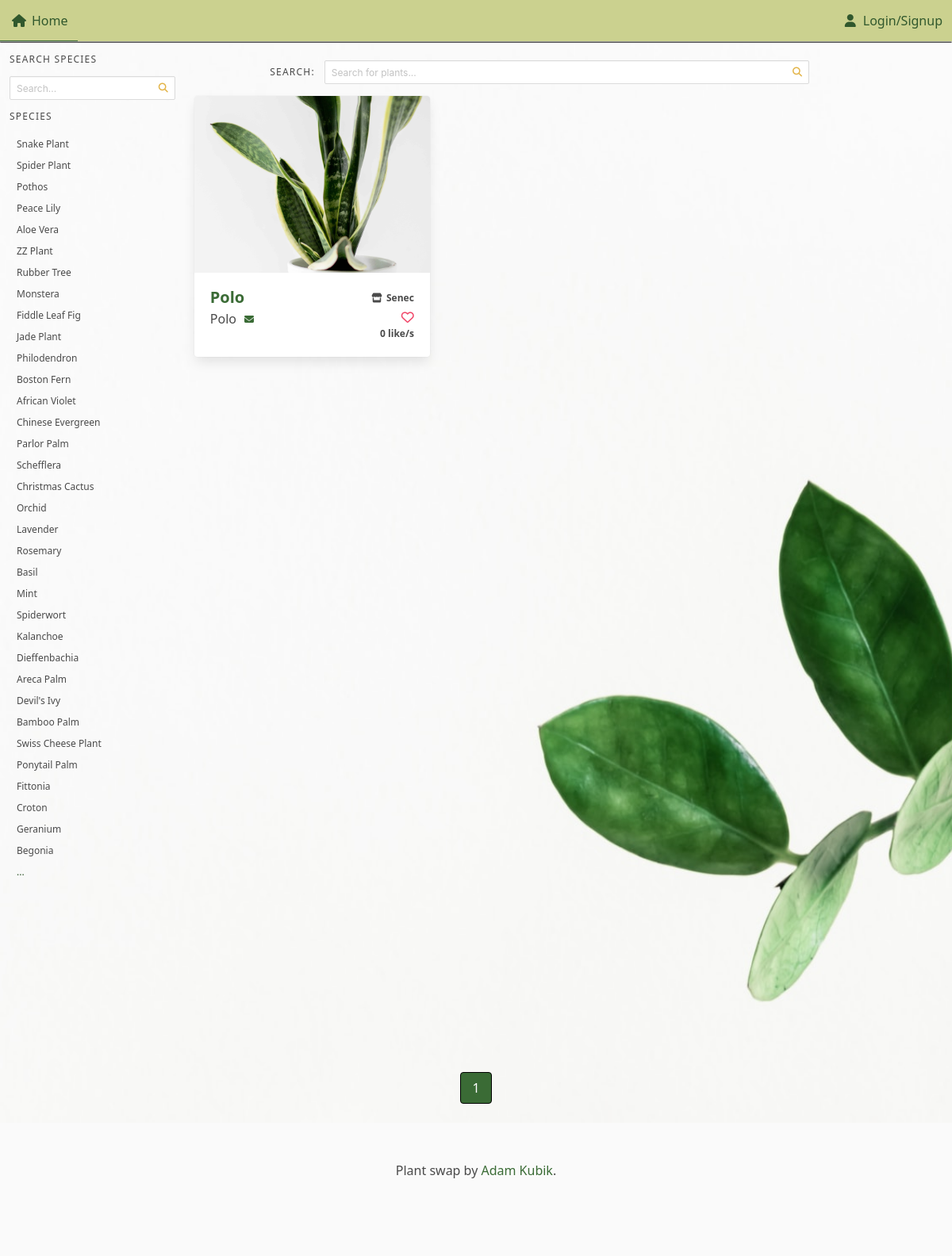
The app's page /, older data.
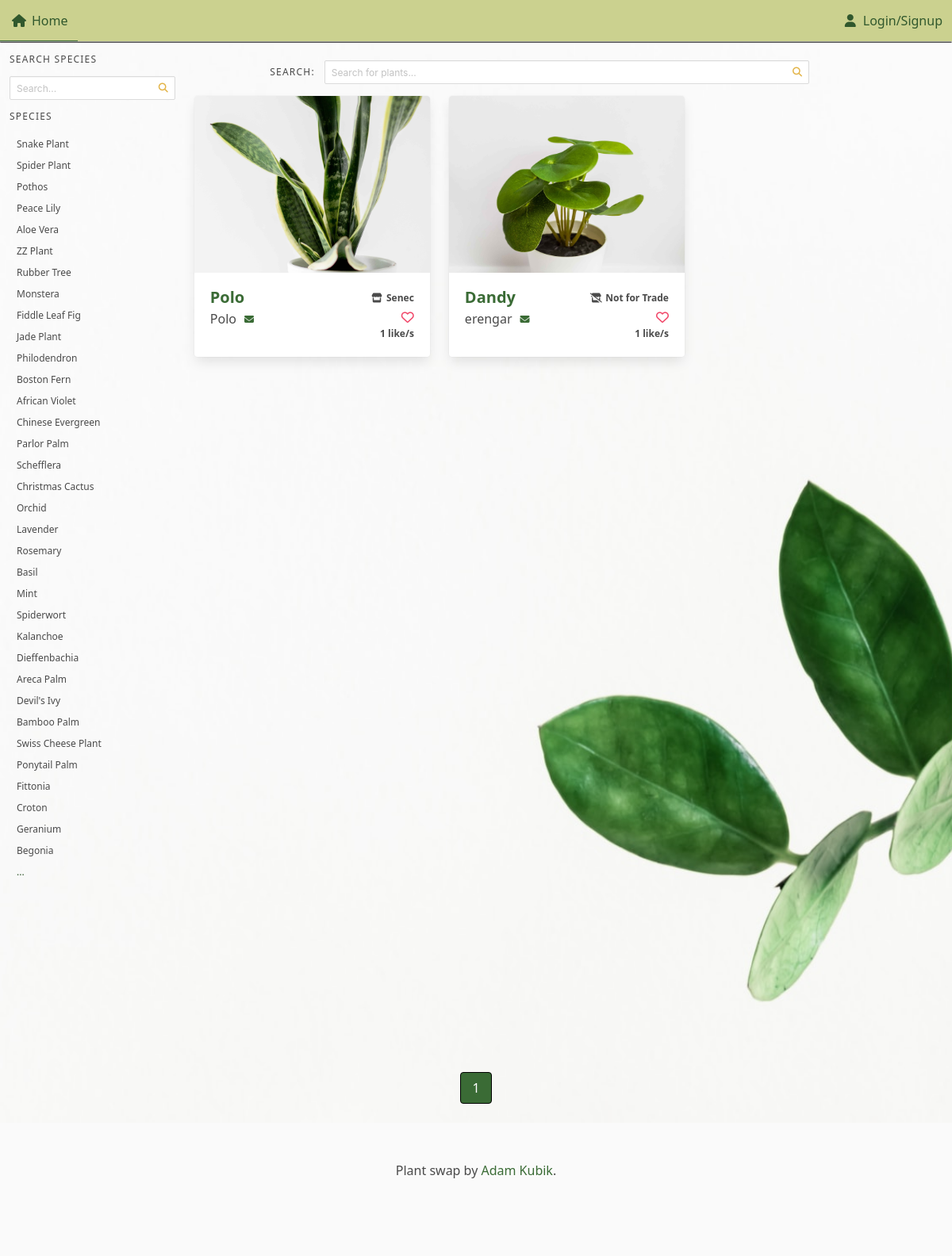
The same page, newer data.
### plant_collection/models.py (models this page shows, shortened)
class Species(models.Model):
    name = models.CharField(max_length=64)
    slug = models.SlugField(default="bugged-species")
    def __str__(self):
        return self.name

class Plant(models.Model):
    nick_name = models.CharField(
        max_length=64, validators=[MinLengthValidator(3)], unique=True
    )
    created = models.DateTimeField(auto_now_add=True, null=True, blank=True)
    updated = models.DateTimeField(auto_now=True, null=True, blank=True)
    species = models.ForeignKey(
        Species, on_delete=models.SET_NULL, blank=True, null=True, related_name="plants"
    )
    owner = models.ForeignKey(
        settings.AUTH_USER_MODEL, on_delete=models.CASCADE, related_name="plants"
    )
    slug = models.SlugField(default="bugged-plant")
    for_trade = models.BooleanField(default=False)
    likes = models.ManyToManyField(User, related_name="liked")
    location = models.CharField(max_length=24, blank=True, null=True, default=None, help_text="City, State")
    content = models.TextField(blank=True, null=True, default=None)
    def number_of_likes(self):
        return self.likes.count()

class Image(models.Model):
    plant = models.ForeignKey(Plant, on_delete=models.CASCADE, related_name="picture")
    image = models.ImageField(upload_to="pics")

### plant_collection/views.py (the view, shortened to what this page needs)
# urls.py: path('', views.front_page.as_view(), name='front_page'),
class front_page(generic.View):
    template_name = "front_page.html"
    def get(self, request, pagination=1, order ='-likes'):
        context = {}
        context["species"] = Species.objects.all()[:34]
        context["pages"] = range(1, Plant.objects.count() // 12 + 2)
        context["current_page"] = pagination
        context["plants"] = Plant.objects.order_by(order)[
            (context["current_page"] - 1) * 12 : context["current_page"] * 12
        ]
        return render(request, self.template_name, context)

### plant_collection/templates/front_page.html (shortened to what this page needs)
{% extends "base.html" %}
{% load static %}
{% block header %}
<link rel="stylesheet" href="{% static 'plant_collection/css/like_animation.css' %}">
<link rel="stylesheet" href="{% static 'plant_collection/css/search_bar_pagination.css' %}">
{% endblock %}
{% block content %}
<div class='columns is-mobile'>
    {% include "plant_collection/assets/search_species.html" %}
    <div class='column is-11-widescreen is-four-fifth-desktop' id='main-window'>
        {% include "plant_collection/assets/general_search_bar.html" %}
        <section id='plants-dump' class='px-0 pt-0 pr-4'>
            {% include "plant_collection/assets/plants_gallery.html" %}
        </section>
    </div>
</div>
{% include "plant_collection/assets/front_page_pagination.html" %}
{% endblock %}

### plant_collection/templates/plant_collection/assets/search_species.html (shortened to what this page needs)
<div class='column is-1-widescreen mt-3 pl-5 is-hidden-touch is-one-fifth-desktop' id='spiece-search-bar'>
    <aside class='menu'>
        <p class='menu-label'>
            <label for='ajax-search'>Search Species</label>
        </p>
        <div class="control has-icons-right">
            <input id='ajax-search' class="input is-small" type="text" name='search'
            placeholder="Search...">
            <span class="icon is-small is-right">
            </span>
        </div>
        <p class='menu-label'>Species</p>
        <ul class='menu-list' style='overflow:auto; height:145vh; scrollbar-width: thin;'>
            {% for specie in species %}
            <li class='is-size-7-desktop is-size-7-widescreen is-size-6-fullhd'><a href="{% url 'plant_collection:species_list' nam=specie.name|slugify %}" class='specie-list'>{{specie}}</a></li>
            {% endfor %}
            <li class='is-size-7-desktop is-size-7-widescreen is-size-6-fullhd'><a id='htmx-dud' hx-get="{% url 'plant_collection:search' %}" hx-trigger='click' hx-target='.menu-list' class='forest-green'>...</a></li>
        </ul>
    </aside>
</div>

### plant_collection/templates/plant_collection/assets/plants_gallery.html (shortened to what this page needs)
{% load cache %}
{% load static %}
<div class='columns is-multiline'>
    {% if plants %}
    {% for plant in plants %}
    <div class='column is-4-desktop is-full-mobile is-3-widescreen is-6-tablet'>
        <div class='card hover'>
            {% if plant.picture %}
            <div class='card-image'>
                <figure class='image is-4by3'>
                    <a href="{% url 'plant_collection:plant_view' slug=plant.slug %}">
                        {% if plant.thumbnail %}
                        <img src="{{ plant.thumbnail.image.image.url }}" alt="Picture of a plant" loading='lazy' class="cover">
                        {% else %}
                        <img src="{{ plant.picture.all.0.image.url }}" alt="Picture of a plant" loading='lazy' class="cover">
                        {% endif %}
                    </a>
                </figure>
            </div>
            {% endif %}
            <div class='card-content columns is-mobile' style='margin:0; padding:0.5rem;'>
                <div class='column is-6'>
                    <div class='title is-size-4-widescreen is-size-4-touch is-size-5-desktop'>
                        <a href="{% url 'plant_collection:plant_view' slug=plant.slug %}">{{plant.nick_name}}</a>
                    </div>
                    <div class='subtitle is-size-6-widescreen is-size-6-touch is-size-6-desktop'>
                        {% if user == plant.owner %}
                        <span>{{plant.owner}}</span>
                        {% else %}
                        <span class='icon-text'>
                            <span>{{plant.owner}}</span>
                            <span class='icon'>
                                <a href="{% url 'accounts:write_message' name=plant.owner %}"><i class="fa-solid fa-envelope fa-xs"></i></a>
                            </span>
                        </span>
                        {% endif %}
                    </div>
                </div>
                <div class='column is-6'>
                    <div class='has-text-right'>
                        {% if plant.for_trade %}
                        <span class='icon-text has-text-weight-semibold is-size-7-desktop is-size-7-touch'>
                            <span class='icon'>
                                <i class="fa-solid fa-store"></i>
                            </span>
                            {% if plant.location %}
                            {{plant.location}}
                            {% else %}
                            For Trade
                            {% endif %}
                        </span>
                        {% else %}
                        <span class='icon-text has-text-weight-semibold is-size-7-desktop is-size-7-touch'>
                            <span class='icon'>
                                <i class="fa-solid fa-store-slash "></i>
                            </span>
                            Not for Trade
                        </span>
                        {% endif %}
                    </div>
                    <div class='has-text-right'>
                        {% if not user in plant.likes.all %}
                        <div>
                            <a class='heart' role='button' tabindex=0 data-plant='{{ plant.id }}' data-user='{{ user }}'><i class="fa-regular fa-heart has-text-danger"></i></a>
                        </div>
                        {% elif user in plant.likes.all %}
                        <div>
                            <a class='heart' role='button' tabindex=0 data-plant='{{ plant.id }}' data-user='{{ user }}'><i class="fa-solid fa-heart has-text-danger"></i></a>
                        </div>
                        {% endif %}
                        <div class='number_likes is-size-7 has-text-weight-bold' data-plant='{{ plant.id }}'>
                            {{ plant.number_of_likes }} like/s
                        </div>
                    </div>
                </div>
            </div>
        </div>
    </div>
    {% empty %}
    <div class='column is-3-desktop is-full-mobile'>
        No plants :(
    </div>
    {% endfor %}
    {% endif %}
</div>

Row changes from the older to the newer data that the page shows:
computed for Plant "Polo": number_of_likes "0" → "1"
added Plant: picture.all.0.image (picture), nick_name "Dandy", owner "erengar", for_trade False (drawn), number_of_likes "1"
